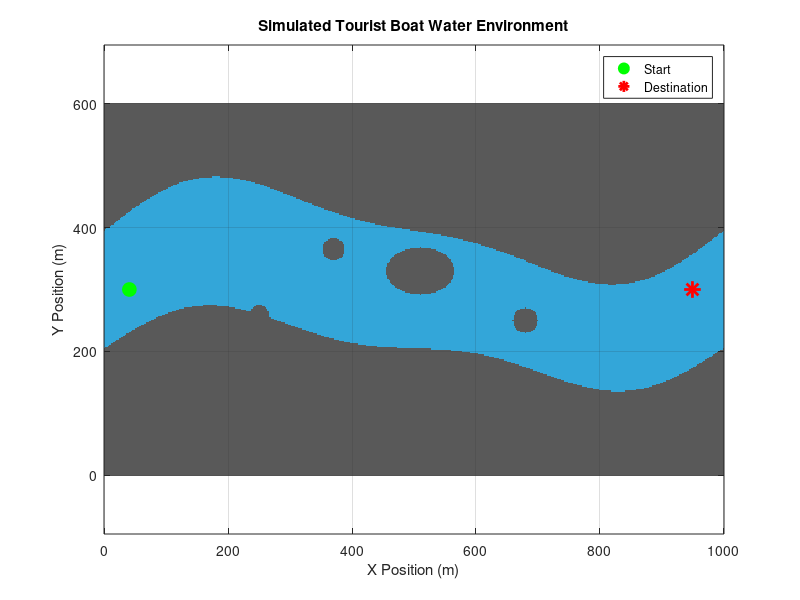

Write MATLAB code to recreate this figure.

clc;
clear;
close all;

%% Environment dimensions (meters)
mapLength = 1000;
mapWidth = 600;
resolution = 2;

x = 0:resolution:mapLength;
y = 0:resolution:mapWidth;
[X, Y] = meshgrid(x, y);

%% Create a winding waterway
% The centerline bends along the map.
centerY = 300 ...
    + 65*sin(2*pi*X/mapLength) ...
    + 25*sin(4*pi*X/mapLength);

% Waterway width varies along its length.
channelWidth = 190 + 20*sin(2*pi*X/mapLength);

% Free water = 0; land/restricted area = 1
occupancyMap = abs(Y - centerY) > channelWidth/2;

%% Add an island in the waterway
island = ((X - 510)/55).^2 + ((Y - 330)/38).^2 <= 1;
occupancyMap(island) = 1;

%% Add restricted areas / floating obstacles
obstacles = [
    250 260 15
    370 365 18
    680 250 20
    800 350 16
];

for k = 1:size(obstacles, 1)
    ox = obstacles(k, 1);
    oy = obstacles(k, 2);
    r  = obstacles(k, 3);

    obstacleMask = (X - ox).^2 + (Y - oy).^2 <= r^2;
    occupancyMap(obstacleMask) = 1;
end

%% Define start and destination
startPoint = [40, 300];
goalPoint  = [950, 300];

%% Display the environment
figure('Color', 'w');
imagesc(x, y, occupancyMap);
set(gca, 'YDir', 'normal');
axis equal tight;
colormap([0.2 0.65 0.85; 0.35 0.35 0.35]);

hold on;
plot(startPoint(1), startPoint(2), 'go', ...
    'MarkerFaceColor', 'g', 'MarkerSize', 10);

plot(goalPoint(1), goalPoint(2), 'r*', ...
    'MarkerSize', 12, 'LineWidth', 2);

title('Simulated Tourist Boat Water Environment');
xlabel('X Position (m)');
ylabel('Y Position (m)');
legend('Start', 'Destination', 'Location', 'best');
grid on;

%% Save environment data for the path planner
save('boat_environment_data.mat', ...
    'occupancyMap', 'x', 'y', 'resolution', ...
    'startPoint', 'goalPoint');

disp('Environment created and saved successfully.');
